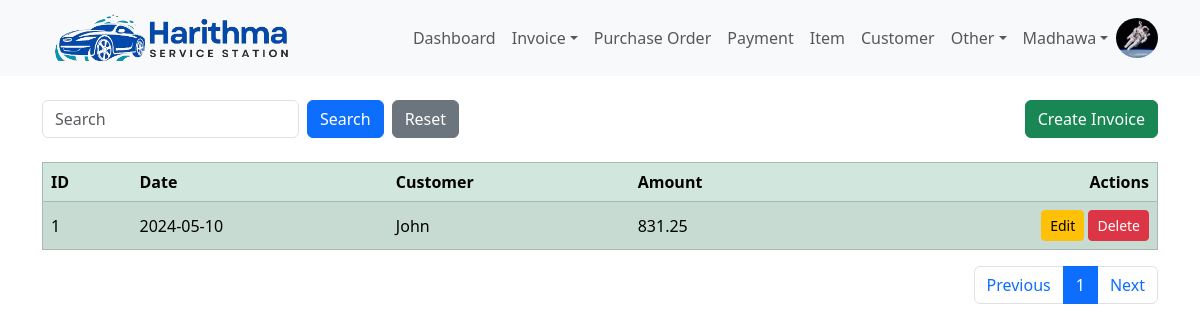
The app's page /item_invoice/head (signed in) with its own data.
### harithmapos/models.py (models this page shows, shortened)
class User(db.Model, UserMixin):
    id = db.Column(db.Integer, primary_key=True)
    email = db.Column(db.String(120), unique=True, nullable=False)
    name = db.Column(db.String(50), nullable=False)
    image = db.Column(db.String(20), default='default.jpg')
    password = db.Column(db.String(60), nullable=False)
    create_dttm = db.Column(db.DateTime, nullable=False, default=datetime.utcnow)
    update_dttm = db.Column(db.DateTime, nullable=False, default=datetime.utcnow)

class ItemInvoiceHead(db.Model):
    id =  db.Column(db.Integer, primary_key=True)
    customer_id = db.Column(db.Integer, db.ForeignKey('customer.id'))
    total_cost = db.Column(db.Numeric(10,2), default=0)
    total_price = db.Column(db.Numeric(10,2), default=0)
    discount_pct = db.Column(db.Numeric(10,2), default=0)
    gross_price = db.Column(db.Numeric(10,2), default=0)
    payment_method = db.Column(db.String(10))
    paid_amount = db.Column(db.Numeric(10,2), default=0)
    remaining_amount = db.Column(db.Numeric(10,2))
    last_payment_date = db.Column(db.Date())
    created_dttm = db.Column(db.DateTime, nullable=False, default=datetime.utcnow)
    update_dttm = db.Column(db.DateTime, nullable=False, default=datetime.utcnow)
    invoice_details = db.relationship('ItemInvoiceDetail', backref='item_invoice', lazy=True)
    payments = db.relationship('Payment', backref='item_invoice', lazy=True)

class Customer(db.Model):
    id = db.Column(db.Integer, primary_key=True)
    name = db.Column(db.String(100), nullable=False)
    contact = db.Column(db.String(10))
    address = db.Column(db.String(255))
    email = db.Column(db.String(150))
    create_dttm = db.Column(db.DateTime, nullable=False, default=datetime.utcnow)
    update_dttm = db.Column(db.DateTime, nullable=False, default=datetime.utcnow)
    vehicals = db.relationship('Vehical', backref='owner', lazy=True)
    invoices = db.relationship('InvoiceHead', backref='customer', lazy=True)
    item_invoices = db.relationship('ItemInvoiceHead', backref='customer', lazy=True)
    payments = db.relationship('Payment', backref='customer', lazy=True)

### harithmapos/views/invoice/routes.py (the view)
@invoice_blueprint.route("/item_invoice/head", methods=['GET', 'POST'])
@login_required
def item_invoice_head():
    item_invoice_head_create_form = ItemInvoiceHeadCreateForm()
    item_invoice_head_update_form = ItemInvoiceHeadUpdateForm()
    customers = Customer.query.all()
    per_page = 20
    page = request.args.get('page',1,type=int)
    query = request.args.get("query",None)
    if query:
        item_invoice_heads = ItemInvoiceHead.query.order_by(ItemInvoiceHead.update_dttm.desc()).filter(ItemInvoiceHead.created_dttm == query).paginate(page=page, per_page=per_page)
    else:
        item_invoice_heads = ItemInvoiceHead.query.order_by(ItemInvoiceHead.update_dttm.desc()).paginate(page=page, per_page=per_page)
    return render_template(
        'invoice/item_head.html',
        title='Item Invoice',
        item_invoice_head_create_form=item_invoice_head_create_form,
        item_invoice_head_update_form=item_invoice_head_update_form,
        item_invoice_heads=item_invoice_heads,
        customers=customers,
        query=query
    )

### harithmapos/views/invoice/forms.py
class ItemInvoiceHeadCreateForm(FlaskForm):
    customer = StringField("Customer", validators=[DataRequired()])
    submit = SubmitField('Create Invoice')

class ItemInvoiceHeadUpdateForm(FlaskForm):
    customer = StringField("Customer", validators=[DataRequired()])
    total_cost = DecimalField("Total Cost", places=2, validators=[Optional()])
    total_price = DecimalField("Total Price", places=2, validators=[Optional()])
    discount_pct = DecimalField("Discount Percentage", places=2, validators=[Optional()])
    gross_price = DecimalField("Gross Price", places=2, validators=[Optional()])
    payment_method = SelectField("Payment Method", choices=config.PAYMENT_METHOD_FORM_LIST)
    paid_amount = DecimalField("Paid Amount", places=2, validators=[Optional()])
    update_item_invoice = SubmitField('Update Invoice')
    complete_item_invoice = SubmitField('Complete Invoice')

### harithmapos/models.py (called while the page is built)
@login_manager.user_loader
def load_user(user_id):
    return User.query.get(int(user_id))

### harithmapos/templates/invoice/item_head.html (shortened to what this page needs)
{% extends 'layout/base.html' %}
{% block body %}
    <div class="container mt-4">
        <div class="row">
            <div class="col d-flex justify-content-between align-items-center">
                <form class="mb-0 d-flex" action="" method="GET" autocomplete="off">
                    <input type="text" class="form-control me-2" name="query" id="query" placeholder="{{ query if query else 'Search'}}">
                    <input type="submit" value="Search" class="btn btn-primary me-2" name="">
                    <a href="{{ url_for('invoice_blueprint.item_invoice_head') }}"><input type="submit" value="Reset" class="btn btn-secondary" ></a>
                </form>
                <button type="button" class="btn btn-success align-right" data-bs-toggle="modal" data-bs-target="#insert_modal">Create Invoice</button>
            </div>
        </div>
    </div>
    <div class="container mt-4">
        <table class="table table-success table-striped table-hover" border="1">
            <thead class="thread-dark">
                <tr>
                    <th scope="col">ID</th>
                    <th scope="col">Date</th>
                    <th scope="col">Customer</th>
                    <th scope="col">Amount</th>
                    <th scope="col" style="text-align: right" >Actions</th>
                </tr>
            </thead>
            <tbody id="results">
                {% for item_invoice_head in item_invoice_heads.items %}
                    <tr>
                        <td class="align-middle"  scope="row">{{item_invoice_head.id}}</td>
                        <td class="align-middle">{{item_invoice_head.created_dttm.date()}}</td>
                        <td class="align-middle">{{item_invoice_head.customer.name}}</td>
                        <td class="align-middle">{{item_invoice_head.gross_price}}</td>
                        <td class="text-end">
                            <a href="{{ url_for('invoice_blueprint.item_invoice_head_detail', item_invoice_head_id=item_invoice_head.id) }}" class="btn btn-sm btn-warning" >Edit</a>
                            <a href="{{ url_for('invoice_blueprint.delete_item_invoice_head', item_invoice_head_id=item_invoice_head.id) }}" class="btn btn-sm btn-danger" onclick="return confirm('Are you sure to delete?')">Delete</a>
                        </td>
                    </tr>
                {% endfor %}
            </tbody>
        </table>
        <nav aria-label="Page navigation">
            <ul class="pagination justify-content-end">
                <li class="page-item"><a class="page-link" href="{{ url_for('invoice_blueprint.item_invoice_head', page=item_invoice_heads.prev_num, query=query) }}">Previous</a></li>
                {% for page_number in item_invoice_heads.iter_pages(left_edge=1, right_edge=1, left_current=1, right_current=2) %}
                    {% if page_number %}
                        {% if item_invoice_heads.page == page_number %}
                            <li class="page-item "><a class="page-link active" href="{{ url_for('invoice_blueprint.item_invoice_head', page=page_number, query=query) }}">{{ page_number }}</a></li>
                        {% else %}
                            <li class="page-item "><a class="page-link" href="{{ url_for('invoice_blueprint.item_invoice_head', page=page_number, query=query) }}">{{ page_number }}</a></li>
                        {% endif %}
                    {% else %}
                        <li class="page-item "><a class="page-link" href="#">...</a></li>
                    {% endif %}
                {% endfor %}
                <li class="page-item"><a class="page-link" href="{{ url_for('invoice_blueprint.item_invoice_head', page=item_invoice_heads.next_num, query=query) }}">Next</a></li>
            </ul>
        </nav>
    </div>
{% endblock %}

### harithmapos/templates/layout/navbar.html (shortened to what this page needs)
<nav class="navbar navbar-expand-lg navbar-light bg-light">
    <div class="container">
        <a href="" class="navbar-brand">
            <img src="{{url_for('static', filename='Harithma-logo.png')}}" height="50" class="d-inline-block align-text-top" alt="">
        </a>
        <div class="collapse navbar-collapse" id="navbarCollapse">
            <ul class="navbar-nav ms-auto">
                {% if current_user.is_authenticated %}
                    <a class="nav-item nav-link" href="{{ url_for('dashboard_blueprint.dashboard') }}">Dashboard</a>
                    <li class="nav-item dropdown">
                        <a class="nav-link dropdown-toggle" href="#" role="button" data-bs-toggle="dropdown" aria-expanded="false">Invoice</a>
                    </li>
                    <a class="nav-item nav-link" href="{{ url_for('purchase_order_blueprint.purchase_order_head') }}">Purchase Order</a>
                    <a class="nav-item nav-link" href="{{ url_for('payment_blueprint.payment') }}">Payment</a>
                    <a class="nav-item nav-link" href="{{ url_for('item_blueprint.item') }}">Item</a>
                    <a class="nav-item nav-link" href="{{ url_for('customer_blueprint.customer') }}">Customer</a>
                    <li class="nav-item dropdown">
                        <a class="nav-link dropdown-toggle" href="#" role="button" data-bs-toggle="dropdown" aria-expanded="false">Other</a>
                    </li>
                    <li class="nav-item dropdown">
                        <a class="nav-link dropdown-toggle" href="#" role="button" data-bs-toggle="dropdown" aria-expanded="false">{{ current_user.name }}</a>
                    </li>
                    <img src="{{ url_for('static', filename='user_images/'+current_user.image) }}" class="rounded-circle" height="40" alt="Avatar" />
                {% else %}
                    <a class="nav-item nav-link" href="{{ url_for('user_blueprint.login') }}">Login</a>
                    <a class="nav-item nav-link" href="{{ url_for('user_blueprint.register') }}">Register</a>
                {% endif %}
            </ul>
        </div>
    </div>
</nav>

### records on screen
User: name "Madhawa", image (picture)
ItemInvoiceHead: id "1", created_dttm "2024-05-10", customer.name "John", gross_price "831.25"

### other values on screen
{{ page_number }} "1"
